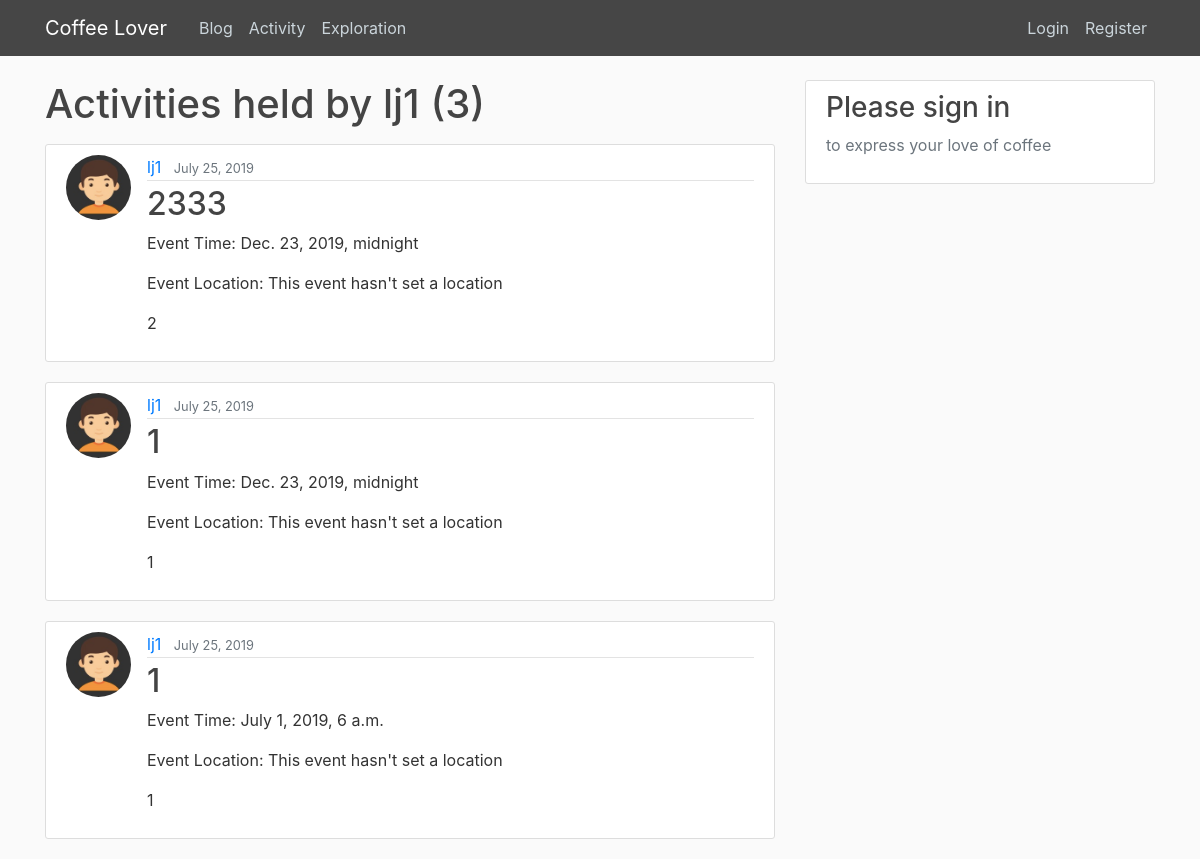
The page /user/lj1/act on the database its author committed.
### blog/models.py (models this page shows, shortened)
class Activities(models.Model):
    title 		= models.CharField(max_length=100)
    time  		= models.DateTimeField(blank = True)
    location    = models.CharField(max_length=200,default="This event hasn't set a location")
    content 	= models.TextField()
    date_posted = models.DateTimeField(default=timezone.now)
    author 		= models.ForeignKey(User, on_delete=models.CASCADE)

### users/models.py (models this page shows, shortened)
class Profile(models.Model):
    user = models.OneToOneField(User, on_delete=models.CASCADE)
    image = models.ImageField(default='default.jpg', upload_to='profile_pics')

### blog/views.py (the view)
# urls.py: path('user/<str:username>/act', UserActListView.as_view(), name='user-acts'),
class UserActListView(ListView):
    model = Activities
    template_name = 'blog/user_activities.html'
    context_object_name = 'activities'
    paginate_by = 5
    def get_queryset(self):
        user = get_object_or_404(User, username=self.kwargs.get('username'))
        return Activities.objects.filter(author=user).order_by('-date_posted')

### blog/templates/blog/user_activities.html (shortened to what this page needs)
{% extends "blog/base.html" %}
{% block content %}
    <h1 class="mb-3">Activities held by {{ view.kwargs.username }} ({{ page_obj.paginator.count }})</h1>
    {% for act in activities %}
        <article class="media content-section">
          <img class="rounded-circle article-img" src="{{ act.author.profile.image.url }}">
          <div class="media-body">
            <div class="article-metadata">
              <a class="mr-2" href="{% url 'user-acts' act.author.username %}">{{ act.author }}</a>
              <small class="text-muted">{{ act.date_posted|date:"F d, Y" }}</small>
            </div>
            <h2><a class="article-title" href="{% url 'act-detail' act.id %}">{{ act.title }}</a></h2>
            <p class="article-content">Event Time: {{ act.time }}</p>
            <p class="article-content">Event Location: {{ act.location }}</p>
            <p class="article-content">{{ act.content }}</p>
          </div>
        </article>
    {% endfor %}
{% endblock content %}

### blog/static/blog/main.css (style rules this page uses)
body { background: #fafafa; color: #333333; margin-top: 5rem; }
h1, h2, h3, h4, h5, h6 { color: #444444; }
.content-section { background: #ffffff; padding: 10px 20px; border: 1px solid #dddddd; border-radius: 3px; margin-bottom: 20px; }
.article-title { color: #444444; }
.article-content { white-space: pre-line; }
.article-img { height: 65px; width: 65px; margin-right: 16px; }
.article-metadata { padding-bottom: 1px; margin-bottom: 4px; border-bottom: 1px solid #e3e3e3 }

### rows shown on the page
Activities: author.profile.image (placeholder picture), author "lj1", date_posted "July 25, 2019", title "2333", time "Dec. 23, 2019, midnight", location "This event hasn't set a location", content "2"
Activities: author.profile.image (placeholder picture), author "lj1", date_posted "July 25, 2019", title "1", time "Dec. 23, 2019, midnight", location "This event hasn't set a location", content "1"
Activities: author.profile.image (placeholder picture), author "lj1", date_posted "July 25, 2019", title "1", time "July 1, 2019, 6 a.m.", location "This event hasn't set a location", content "1"

### other values the page prints
{{ view.kwargs.username }} "lj1"
{{ page_obj.paginator.count }} "3"
